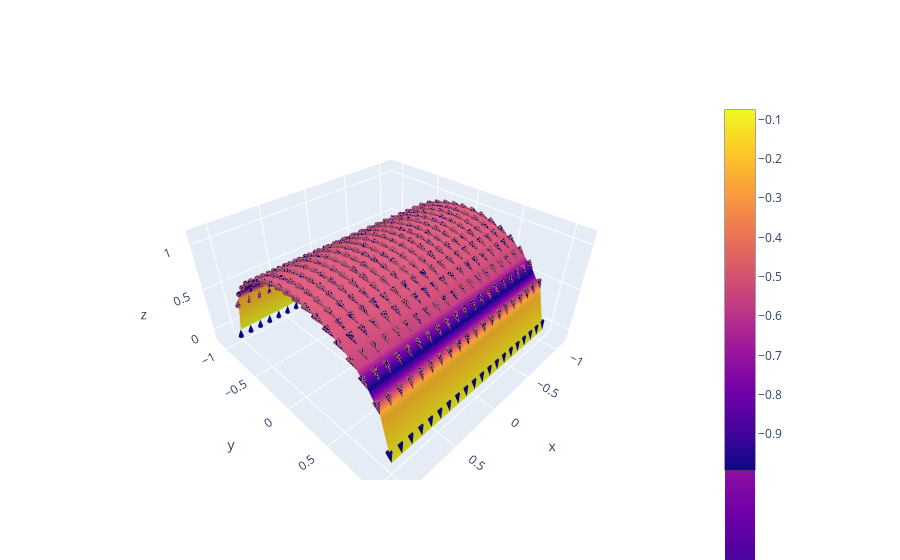

The notebook cell this image was saved under:
### Code cell
K, H, k1, k2, k1vec, k2vec = curvature_discrete_parametric(X, Y, Z)

# fig = px.imshow(k2, labels=dict(x="X", y="Y", color="k2"),)
fig = go.Figure(data=go.Cone(
    x=X.ravel(),
    y=Y.ravel(),
    z=Z.ravel(),
    u=k2vec[:,:,0].ravel(),
    v=k2vec[:,:,1].ravel(),
    w=k2vec[:,:,2].ravel(),
    sizemode="absolute",
    sizeref=2,
    anchor="tip"))
fig.add_trace(go.Surface(x=X, y=Y, z=Z, surfacecolor=H))
fig.show()

### Figure 1 — Plotly figure (JSON) as saved in the notebook; plotly's stock layout.template omitted (floating-point values rounded to 4 significant figures; data arrays with more than 128 entries replaced by an {"elided": "..."} marker saying what was removed)
{"data": [{"anchor": "tip", "sizemode": "absolute", "sizeref": 2, "type": "cone", "u": {"elided": "400 int values"}, "v": {"elided": "400 float values"}, "w": {"elided": "400 float values"}, "x": {"elided": "400 float values"}, "y": {"elided": "400 float values"}, "z": {"elided": "400 float values"}}, {"surfacecolor": {"elided": "20x20 float values"}, "type": "surface", "x": {"elided": "20x20 float values"}, "y": {"elided": "20x20 float values"}, "z": {"elided": "20x20 float values"}}], "layout": {}}
